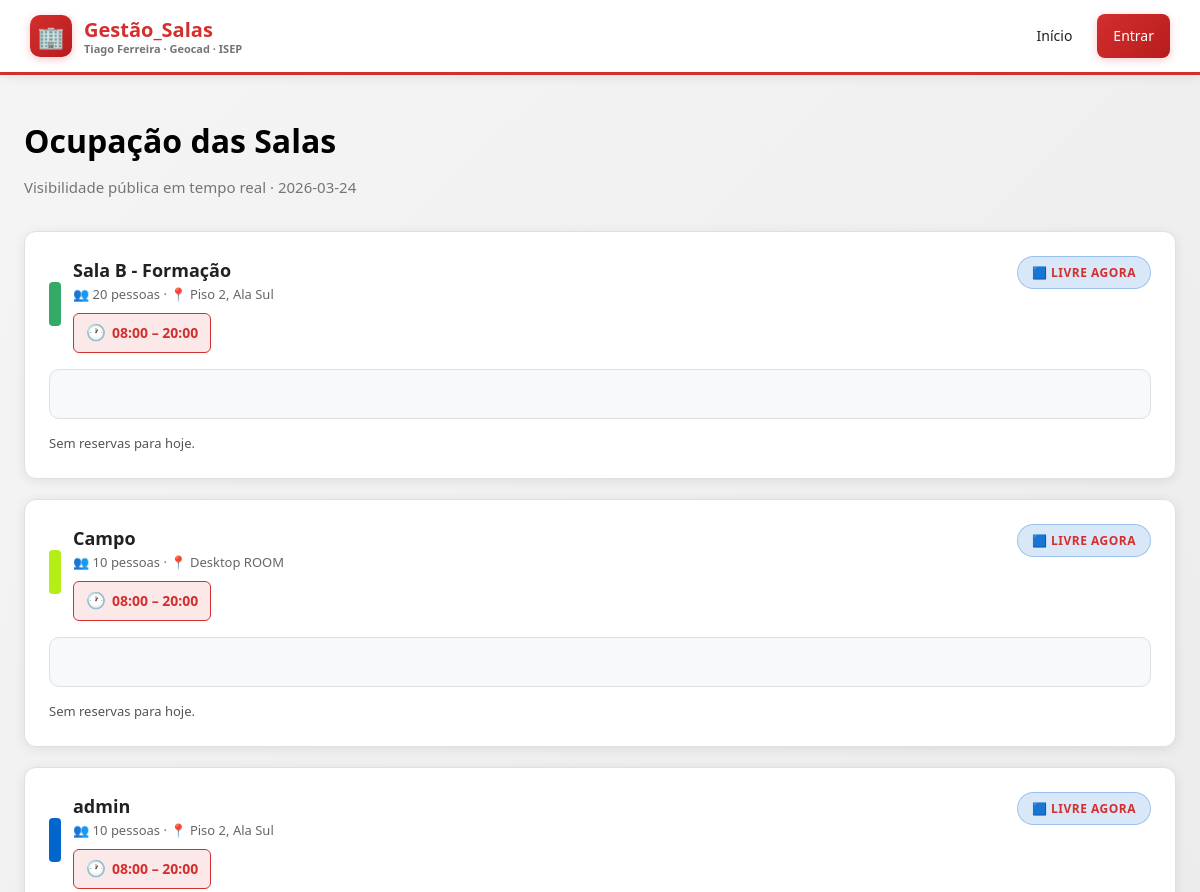
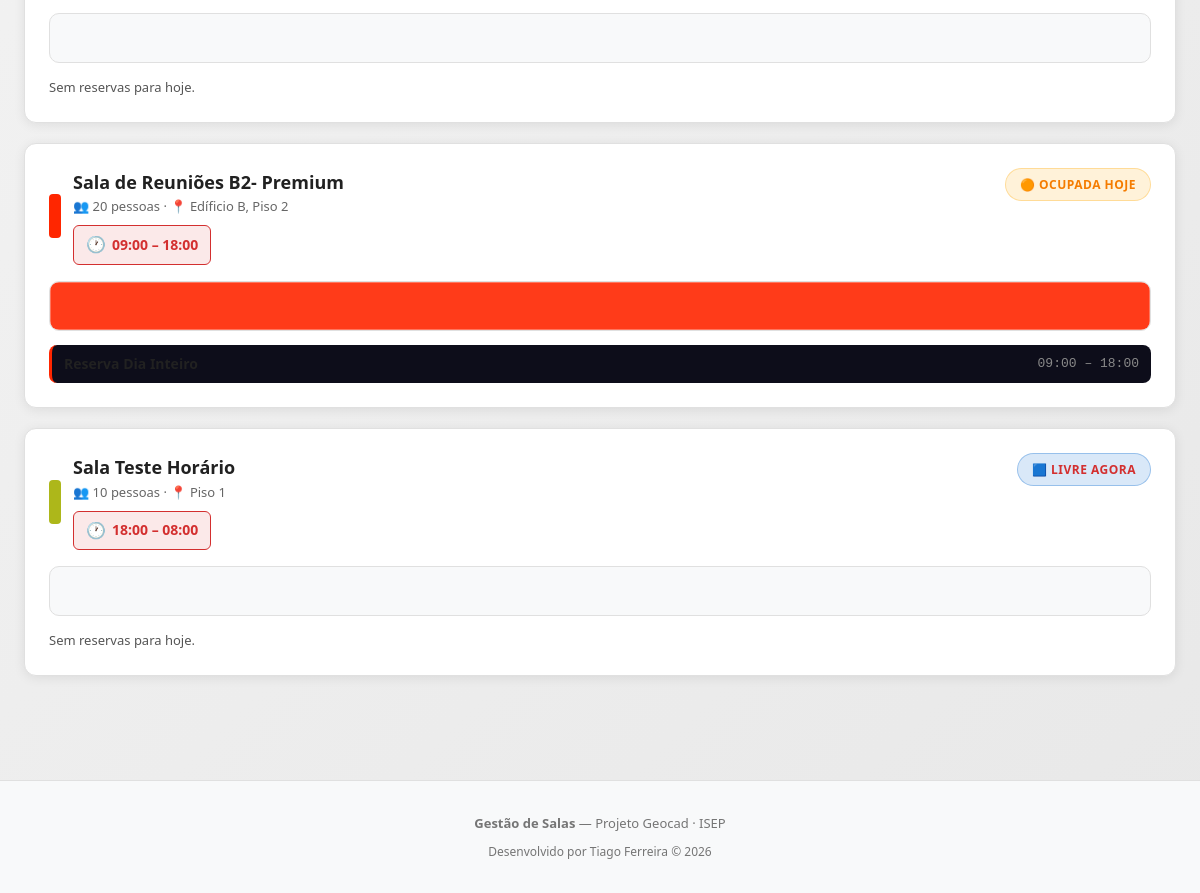
The page / on the database its author committed (2 pictures, top to bottom).
### app/models.py (models this page shows)
class Room(Base):
    __tablename__ = "rooms"
    id         = Column(Integer, primary_key=True, index=True)
    name       = Column(String, nullable=False)
    capacity   = Column(Integer, nullable=False)
    location   = Column(String, nullable=False)
    color      = Column(String, default="#e85d04")
    start_time = Column(String, nullable=False)        # ex: "08:00"
    end_time   = Column(String, nullable=False)        # ex: "18:00"
    work_days  = Column(String, default="1,2,3,4,5")  # dias da semana separados por vírgula
    reservations = relationship("Reservation", back_populates="room")
    equipment = relationship("Equipment", back_populates="room")

class Reservation(Base):
    __tablename__ = "reservations"
    id         = Column(Integer, primary_key=True, index=True)
    title      = Column(String, nullable=False)
    date       = Column(String, nullable=False)        # ex: "2026-02-23"
    start_time = Column(String, nullable=False)        # ex: "09:00"
    end_time   = Column(String, nullable=False)        # ex: "10:00"
    room_id = Column(Integer, ForeignKey("rooms.id"), nullable=False)
    user_id = Column(Integer, ForeignKey("users.id"), nullable=False)
    room = relationship("Room", back_populates="reservations")
    user = relationship("User", back_populates="reservations")

### app/routers/public.py (the view)
@router.get("/")
async def public_view(request: Request, db=Depends(get_db)):
    rooms = db.query(models.Room).all()
    today = str(date_type.today())
    reservations = db.query(models.Reservation).filter(models.Reservation.date == today).all()
    user = get_current_user(request, db)
    return request.app.state.templates.TemplateResponse(
        "public.html",
        {"request": request, "rooms": rooms, "reservations": reservations, "today": today, "user": user},
    )

### app/templates/public.html (shortened to what this page needs)
{% extends "base.html" %}
{% block content %}
<div class="container">
  <h1 class="page-title">Ocupação das Salas</h1>
  <p class="page-sub">Visibilidade pública em tempo real · {{ today }}</p>
  {% if rooms %}
    <div style="display: flex; flex-direction: column; gap: 20px;">
      {% for room in rooms %}
        {% set room_res = reservations | selectattr("room_id", "equalto", room.id) | list %}
        <div class="card">
          <div style="display: flex; justify-content: space-between; align-items: flex-start; margin-bottom: 16px; flex-wrap: wrap; gap: 12px;">
            <div style="display: flex; align-items: center; gap: 12px;">
              <div style="width: 12px; height: 44px; border-radius: 4px; background: {{ room.color }};"></div>
              <div>
                <div style="font-size: 18px; font-weight: 700;">{{ room.name }}</div>
                <div style="color: #666; font-size: 13px;">👥 {{ room.capacity }} pessoas · 📍 {{ room.location }}</div>
                <div class="room-schedule">
                  <span class="time-icon">🕐</span>
                  <span>{{ room.start_time }} – {{ room.end_time }}</span>
                </div>
              </div>
            </div>
            {% if room_res | length == 0 %}
              <span class="tag tag-blue">🟦 Livre agora</span>
            {% else %}
              <span class="tag tag-orange">🟠 Ocupada hoje</span>
            {% endif %}
          </div>
          <div class="occ-bar">
            {% set start_min = room.start_time.split(':')[0] | int * 60 + room.start_time.split(':')[1] | int %}
            {% set end_min = room.end_time.split(':')[0] | int * 60 + room.end_time.split(':')[1] | int %}
            {% set total = end_min - start_min %}
            {% for r in room_res %}
              {% set s = r.start_time.split(':')[0] | int * 60 + r.start_time.split(':')[1] | int %}
              {% set e = r.end_time.split(':')[0] | int * 60 + r.end_time.split(':')[1] | int %}
              {% set left = ((s - start_min) / total * 100) %}
              {% set width = ((e - s) / total * 100) %}
              <div class="occ-segment"
                   style="left: {{ left }}%; width: {{ width }}%; background: {{ room.color }};"
                   data-title="{{ r.title }}: {{ r.start_time }}–{{ r.end_time }}"></div>
            {% endfor %}
          </div>
          <div style="margin-top: 14px; display: flex; flex-direction: column; gap: 6px;">
            {% if room_res %}
              {% for r in room_res | sort(attribute='start_time') %}
                <div style="display: flex; justify-content: space-between; align-items: center; padding: 8px 12px; background: #0d0d1a; border-radius: 8px; border-left: 3px solid {{ room.color }};">
                  <span style="font-weight: 600; font-size: 14px;">{{ r.title }}</span>
                  <span style="font-family: monospace; font-size: 13px; color: #888;">{{ r.start_time }} – {{ r.end_time }}</span>
                </div>
              {% endfor %}
            {% else %}
              <div style="color: #555; font-size: 13px;">Sem reservas para hoje.</div>
            {% endif %}
          </div>
        </div>
      {% endfor %}
    </div>
  {% else %}
    <div class="card" style="text-align: center; padding: 48px; color: #555;">
      <div style="font-size: 40px; margin-bottom: 12px;">🏢</div>
      <p>Ainda não existem salas registadas.</p>
    </div>
  {% endif %}
</div>
{% endblock %}

### app/templates/base.html (style rules this page uses)
:root { --primary: #D32F2F; --primary-hover: #B71C1C; --primary-light: rgba(211, 47, 47, 0.1); --primary-gradient: linear-gradient(135deg, #D32F2F 0%, #B71C1C 100%); --bg: #F5F5F5; --bg-gradient: linear-gradient(135deg, #F5F5F5 0%, #E8E8E8 100%); --card: #FFFFFF; --card-hover: #FAFAFA; --danger: #D32F2F; --danger-hover: #8B0000; --border: #E0E0E0; --border-light: #F0F0F0; --text: #212121; --text-muted: #757575; --text-dark: #000000; --text-light: #FFFFFF; --success: #388E3C; --success-bg: rgba(56, 142, 60, 0.1); --warning: #F57C00; --shadow: 0 4px 20px rgba(211, 47, 47, 0.15); --shadow-card: 0 2px 12px rgba(0, 0, 0, 0.08); --shadow-hover: 0 8px 30px rgba(211, 47, 47, 0.2); }
* { margin: 0; padding: 0; box-sizing: border-box; }
body { font-family: 'Segoe UI', system-ui, -apple-system, sans-serif; background: var(--bg-gradient); color: var(--text); min-height: 100vh; line-height: 1.6; }
.container { max-width: 1200px; margin: 0 auto; padding: 40px 24px; }
.card { background: var(--card); border: 1px solid var(--border); border-radius: 12px; padding: 24px; transition: all 0.2s ease; box-shadow: var(--shadow-card); }
.page-title { font-size: 32px; font-weight: 700; margin-bottom: 8px; color: var(--text-dark); }
.page-sub { color: var(--text-muted); font-size: 15px; margin-bottom: 32px; }
.tag { padding: 6px 14px; border-radius: 20px; font-size: 12px; font-weight: 700; display: inline-block; text-transform: uppercase; letter-spacing: 0.5px; }
.tag-orange { background: rgba(255, 170, 0, 0.15); color: var(--warning); border: 1px solid rgba(255, 170, 0, 0.3); }
.tag-blue { background: rgba(0, 102, 204, 0.15); color: var(--primary); border: 1px solid rgba(0, 102, 204, 0.3); }
.occ-bar { position: relative; height: 60px; background: #f8f9fa; border-radius: 8px; overflow: hidden; margin: 12px 0; border: 1px solid var(--border); }
.occ-segment { position: absolute; height: 100%; opacity: 0.85; border-radius: 4px; cursor: pointer; transition: opacity 0.2s; border: 1px solid rgba(255, 255, 255, 0.3); }
.room-schedule { display: inline-flex; align-items: center; gap: 6px; padding: 6px 12px; background: var(--primary-light); border-radius: 6px; border: 1px solid var(--primary); font-size: 14px; font-weight: 600; color: var(--primary); margin-top: 8px; }
.room-schedule .time-icon { font-size: 16px; }
.occ-bar { position: relative; height: 50px; background: #f8f9fa; border-radius: 10px; overflow: hidden; margin: 12px 0; border: 1px solid var(--border); }
.occ-segment { position: absolute; height: 100%; opacity: 0.9; border-radius: 6px; cursor: pointer; transition: all 0.2s ease; border: 1px solid rgba(255, 255, 255, 0.3); }

### rows shown on the page
Room: name "Sala B - Formação", capacity "20", location "Piso 2, Ala Sul", start_time "08:00", end_time "20:00", shows "🟦 LIVRE AGORA", shows "Sem reservas para hoje."
Room: name "Campo", capacity "10", location "Desktop ROOM", start_time "08:00", end_time "20:00", shows "🟦 LIVRE AGORA", shows "Sem reservas para hoje."
Room: name "admin", capacity "10", location "Piso 2, Ala Sul", start_time "08:00", end_time "20:00", shows "🟦 LIVRE AGORA", shows "Sem reservas para hoje."
Room: name "Sala de Reuniões B2- Premium", capacity "20", location "Edíficio B, Piso 2", start_time "09:00", end_time "18:00", shows "🟠 OCUPADA HOJE"
Reservation: title "Reserva Dia Inteiro", start_time "09:00", end_time "18:00"
Room: name "Sala Teste Horário", capacity "10", location "Piso 1", start_time "18:00", end_time "08:00", shows "🟦 LIVRE AGORA", shows "Sem reservas para hoje."

### other values the page prints
{{ today }} "2026-03-24"
